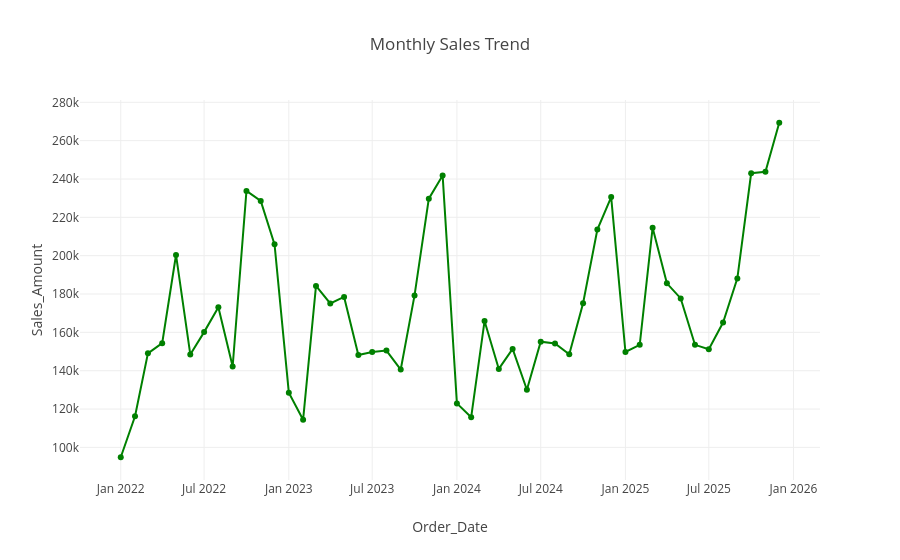

Notebook cell for this chart:
### Code cell
px.line(
    monthly_sales,
    x='Order_Date',
    y='Sales_Amount',
    title='Monthly Sales Trend',
    markers=True).update_traces(line_color='green').show()
